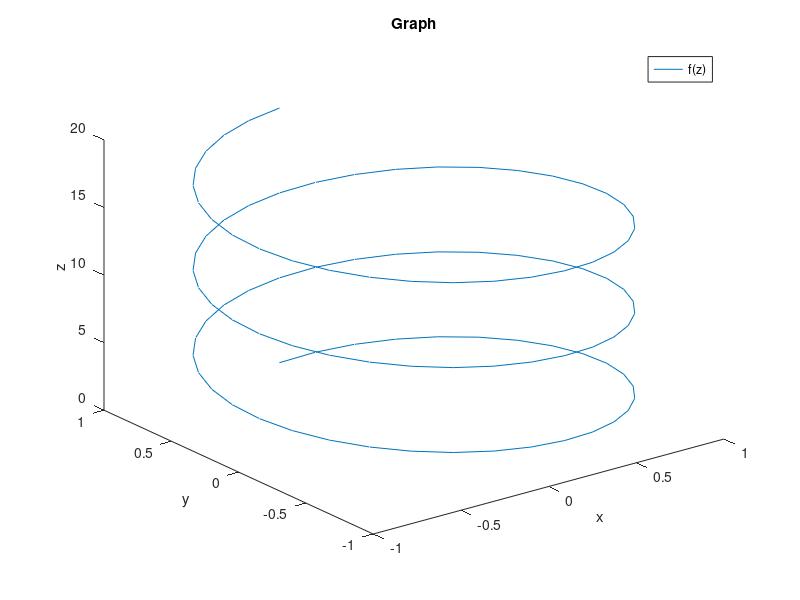

Recreate this plot in MATLAB.
clc
clear 
close all 

% Bai 5

t = linspace(0,6*pi,100);
x = sin(t);
y = cos(t);
z = t;

axis auto;
plot3(x,y,z);
xlabel('x');
ylabel('y');
zlabel('z');
title("Graph");
legend("f(z)");